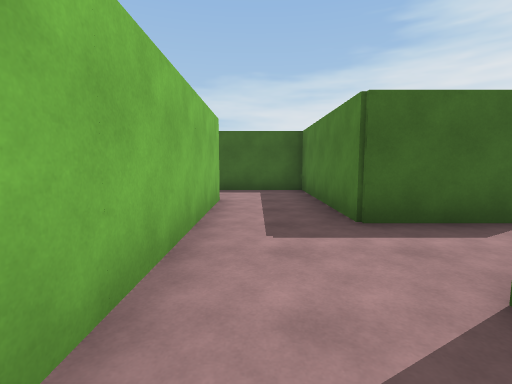
View 1 (above)

12 first-person views from a walk through a scene from a Unity 3-D project. The camera is 1.4 m above the floor, tilts 6° down and sees 85° across. The floor is counted in squares, 2 m on a side. Each view is taken from the middle of a square. On the plan, view 1 faces up. The plan holds only what a view shows up to about 9 squares ahead; the rest is blank. The player character is not drawn.

View 2
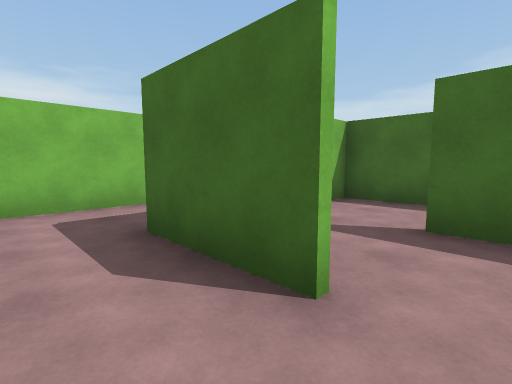

View 3
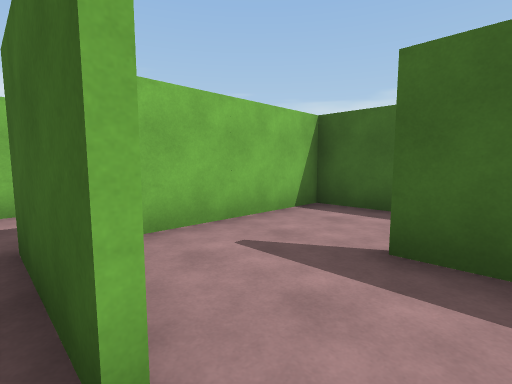

View 4
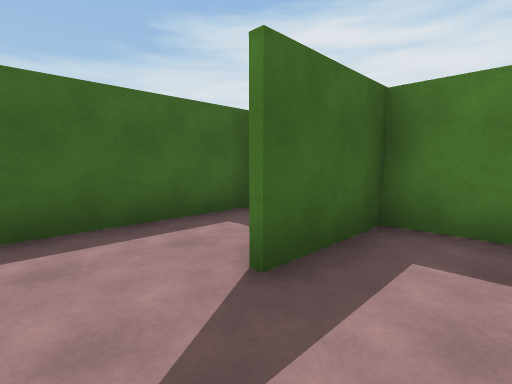

View 5
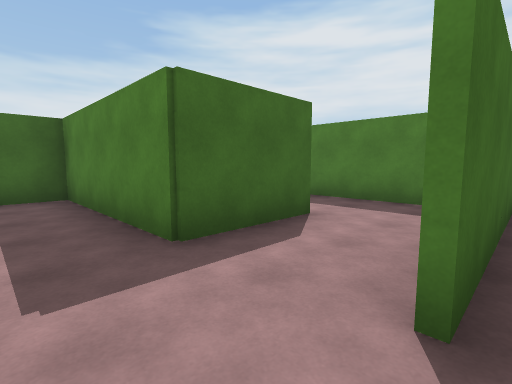

View 6
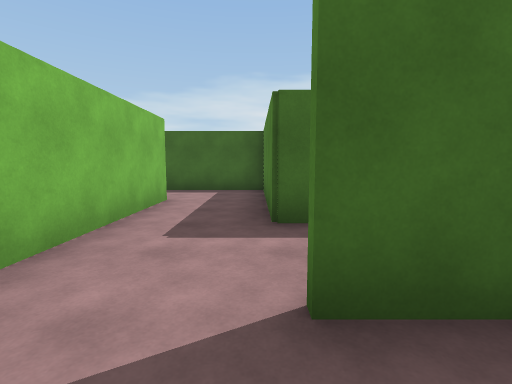

View 7
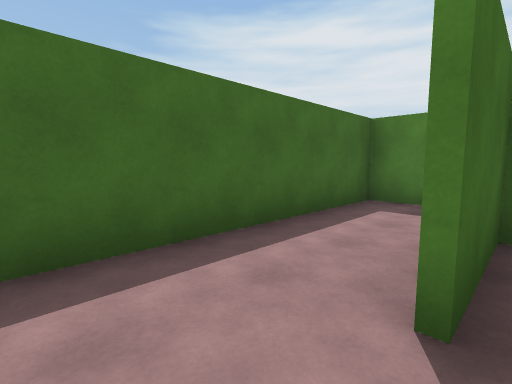

View 8
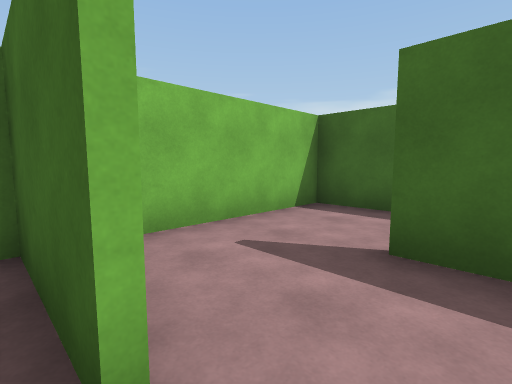

View 9
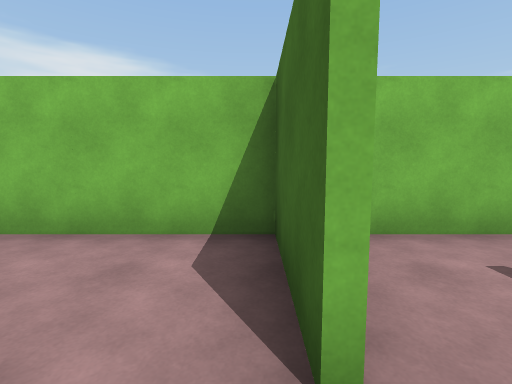

View 10
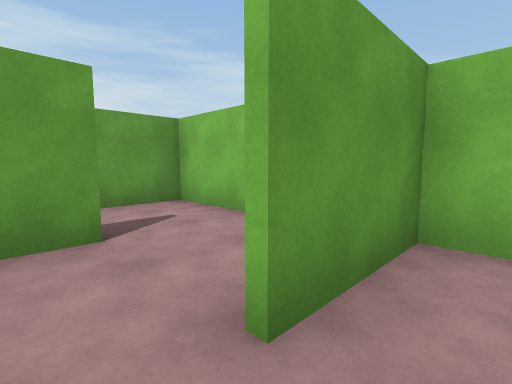

View 11
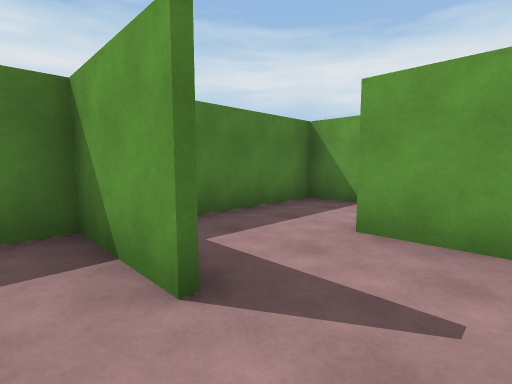

View 12
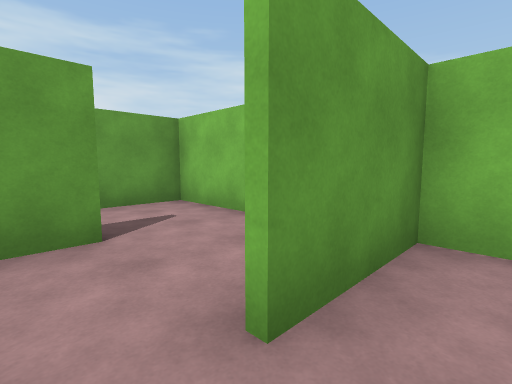

### Floor plan
Key: @ floor where view 1 was taken; # wall or solid block; . floor.
Columns run from 5 left of view 1 to 5 right of it. Each row starts with its distance up from view 1.
  7 ###########
  6 #.....#...#
  5 #..##.#..##
  4 #...#.#...#
  3 ###.#.###.#
  2 #...#.....#
  1 #..##..####
  0 #...#@.
 -1 ###.#
 -2 #...#
 -3 #..##
 -4 #..
 -5 ###

Where each view was taken, in squares from view 1:
view 1: 0 up, 0 right, facing up
view 2: 2 up, 4 right, facing up-left
view 3: 3 up, 4 right, facing up-left
view 4: 4 up, 2 right, facing up-right
view 5: 1 up, 0 right, facing up-right
view 6: 0 up, 1 right, facing up
view 7: 5 up, 4 left, facing up-right
view 8: 3 up, 2 left, facing up-left
view 9: 3 up, 2 left, facing left
view 10: 4 up, 2 left, facing down-left
view 11: 2 up, 4 left, facing down-right
view 12: 0 up, 2 left, facing down-left
